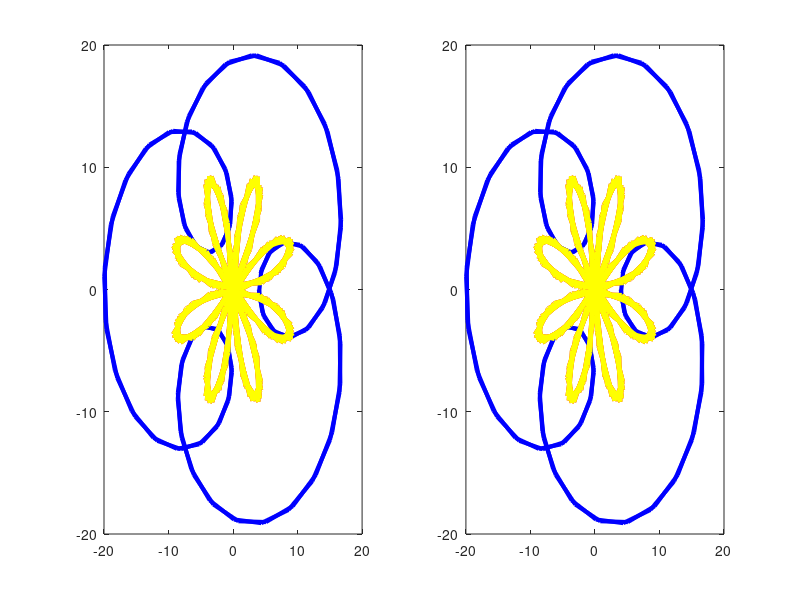

Reproduce this figure in MATLAB.
%%%%%%%%%%%%%%%%%%%%%%%%%%%
% Midterm Number: 2
% Problem number: 2
% Student Name: Jing-Hong Hu
% Student ID: 109550020
% Email address: henryhu.cs09@nycu.edu.tw
% Department: Computer Science, NYCU
% Date: 5/11/2022
% National Yang Ming Chiao Tung University, Taiwan
%%%%%%%%%%%%%%%%%%%%%%%%%%%%
close all; clear; clc;		% close all windows
                            % clear variables, and clear screen
disp('Midterm Problem 2.2') % show Midterm Problem 2.2
disp('Jing-Hong Hu; 109550020');

	
a1 = 9;
b1 = 3;
c1 = 8;
t1 = 0:0.1:4*pi;
x1 = (a1+b1)*cos(t1) - c1*cos((a1/b1+1)*t1);
y1 = (a1+b1)*sin(t1) - c1*sin((a1/b1+1)*t1);

a2 = 10;
d2 = 2;
t2 = 0:0.2:8*pi;
x2 = a2*cos(t2).*sin(2*d2*t2);	
y2 = a2*sin(t2).*sin(2*d2*t2);	

subplot(1, 2, 1)
plot(x2, y2, 'r', 'LineWidth', 3)
hold on
plot(x1, y1, 'b', 'LineWidth', 3)
subplot(1, 2, 2)
plot(x2, y2, 'r', 'LineWidth', 3)
hold on
plot(x1, y1, 'b', 'LineWidth', 3)
figure(1)
input('Please press enter to continue.')

for f = 0:0.025:1
    clf;
    subplot(1, 2, 1)
    plot(x2, y2, 'r', 'LineWidth', 3)
    hold on
    plot(x1, y1, 'b', 'LineWidth', 3)
    subplot(1, 2, 2)
    plot(x2, y2, 'r', 'LineWidth', 3)
    hold on
    plot(x1, y1, 'b', 'LineWidth', 3)
    subplot(1, 2, 1)
    k1 = 1-cos(f*pi/2) ;
    Lx = (1-k1).*x1 + k1.*x2;
    Ly = (1-k1).*y1 + k1.*y2;
    plot(Lx, Ly, 'y', 'LineWidth', 3)
    axis([-20 20 -20 20])
    subplot(1, 2, 2)
    k2 = f*(2-sin((1-f/2)*pi+2*f*pi));
    Rx = (1-k2).*x1 + k2.*x2;
    Ry = (1-k2).*y1 + k2.*y2;
    plot(Rx, Ry, 'y', 'LineWidth', 3)
    axis([-20 20 -20 20])
    pause(0.05)
end